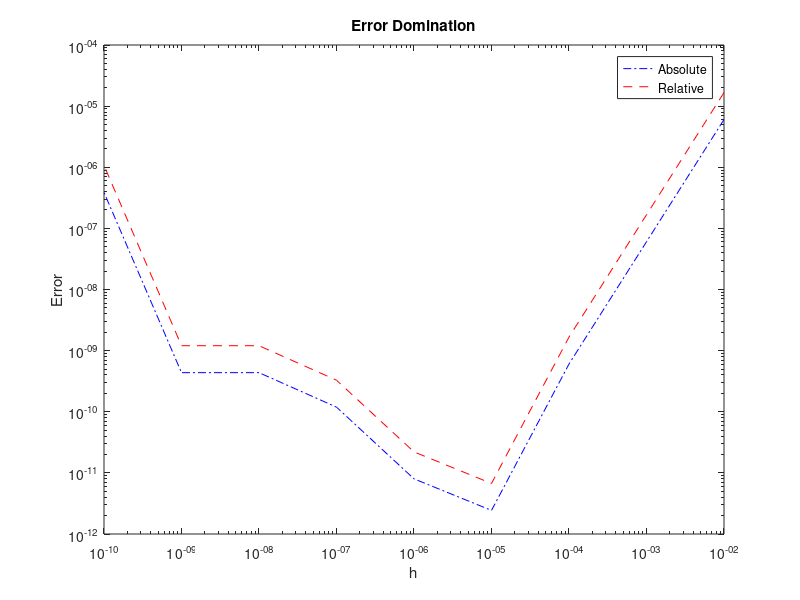

Source code (MATLAB):
%% Exercise 1.4 Q3 - Approximating f'(x_0) with f(x) = sin(x) at x_0 = 1.2
%using the f(x+h)-f(x-h) approximation

clear
clc

trials = 8;
start = 2;

it = start:trials+start;
h = 10.^-it;
f = @(x) sin(x);
x0 = 1.2;
f_true = cos(x0);

f_approx = zeros(1,trials);
rel_error = zeros(1,trials);
abs_error = zeros(1,trials);

for i=1:trials+1
    f_approx(i) = (f(x0 + h(i)) - f(x0 - h(i)))/2/h(i);
    abs_error(i) = abs(f_true - f_approx(i));
    rel_error(i) = abs_error(i)/abs(f_true);
end

output = [h', f_approx', abs_error', rel_error'];

loglog(h,abs_error,'b-.')
hold on
loglog(h,rel_error,'r--')
xlabel('h')
ylabel('Error')
legend('Absolute','Relative')
title('Error Domination')

